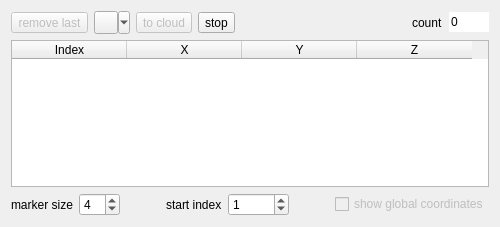
<?xml version="1.0" encoding="UTF-8"?>
<ui version="4.0">
 <class>KMeansDlg</class>
 <widget class="QDialog" name="KMeansDlg">
  <property name="geometry">
   <rect>
    <x>0</x>
    <y>0</y>
    <width>500</width>
    <height>227</height>
   </rect>
  </property>
  <property name="minimumSize">
   <size>
    <width>500</width>
    <height>0</height>
   </size>
  </property>
  <property name="windowTitle">
   <string>KMeans聚类对话框</string>
  </property>
  <layout class="QVBoxLayout" name="verticalLayout">
   <item>
    <layout class="QHBoxLayout" name="horizontalLayout">
     <item>
      <widget class="QToolButton" name="revertToolButton">
       <property name="enabled">
        <bool>false</bool>
       </property>
       <property name="statusTip">
        <string>Remove last entry</string>
       </property>
       <property name="whatsThis">
        <string>Remove last entry</string>
       </property>
       <property name="text">
        <string>remove last</string>
       </property>
       <property name="icon">
        <iconset resource="../icons.qrc">
         <normaloff>:/CC/images/smallReset.png</normaloff>:/CC/images/smallReset.png</iconset>
       </property>
      </widget>
     </item>
     <item>
      <widget class="QToolButton" name="exportToolButton">
       <property name="toolTip">
        <string>export to ASCII file</string>
       </property>
       <property name="statusTip">
        <string>export to ASCII file</string>
       </property>
       <property name="icon">
        <iconset resource="../icons.qrc">
         <normaloff>:/CC/images/ccSave.png</normaloff>:/CC/images/ccSave.png</iconset>
       </property>
       <property name="popupMode">
        <enum>QToolButton::MenuButtonPopup</enum>
       </property>
      </widget>
     </item>
     <item>
      <widget class="QToolButton" name="validToolButton">
       <property name="enabled">
        <bool>false</bool>
       </property>
       <property name="statusTip">
        <string>Convert list to new cloud (and close dialog)</string>
       </property>
       <property name="whatsThis">
        <string>Convert list to new cloud (and close dialog)</string>
       </property>
       <property name="text">
        <string>to cloud</string>
       </property>
       <property name="icon">
        <iconset resource="../icons.qrc">
         <normaloff>:/CC/images/smallValidate.png</normaloff>:/CC/images/smallValidate.png</iconset>
       </property>
      </widget>
     </item>
     <item>
      <widget class="QToolButton" name="cancelToolButton">
       <property name="toolTip">
        <string>Close dialog (list will be lost)</string>
       </property>
       <property name="statusTip">
        <string>Close dialog (list will be lost)</string>
       </property>
       <property name="text">
        <string>stop</string>
       </property>
       <property name="icon">
        <iconset resource="../icons.qrc">
         <normaloff>:/CC/images/smallCancel.png</normaloff>:/CC/images/smallCancel.png</iconset>
       </property>
      </widget>
     </item>
     <item>
      <spacer name="horizontalSpacer_2">
       <property name="orientation">
        <enum>Qt::Horizontal</enum>
       </property>
       <property name="sizeHint" stdset="0">
        <size>
         <width>40</width>
         <height>20</height>
        </size>
       </property>
      </spacer>
     </item>
     <item>
      <widget class="QLabel" name="label_2">
       <property name="text">
        <string>count</string>
       </property>
      </widget>
     </item>
     <item>
      <widget class="QLineEdit" name="countLineEdit">
       <property name="sizePolicy">
        <sizepolicy hsizetype="Fixed" vsizetype="Fixed">
         <horstretch>0</horstretch>
         <verstretch>0</verstretch>
        </sizepolicy>
       </property>
       <property name="maximumSize">
        <size>
         <width>40</width>
         <height>16777215</height>
        </size>
       </property>
       <property name="text">
        <string notr="true">0</string>
       </property>
       <property name="maxLength">
        <number>255</number>
       </property>
       <property name="frame">
        <bool>false</bool>
       </property>
       <property name="readOnly">
        <bool>true</bool>
       </property>
      </widget>
     </item>
    </layout>
   </item>
   <item>
    <widget class="QTableWidget" name="tableWidget">
     <property name="editTriggers">
      <set>QAbstractItemView::NoEditTriggers</set>
     </property>
     <property name="showDropIndicator" stdset="0">
      <bool>false</bool>
     </property>
     <property name="selectionMode">
      <enum>QAbstractItemView::NoSelection</enum>
     </property>
     <attribute name="horizontalHeaderDefaultSectionSize">
      <number>115</number>
     </attribute>
     <attribute name="verticalHeaderDefaultSectionSize">
      <number>18</number>
     </attribute>
     <column>
      <property name="text">
       <string>Index</string>
      </property>
     </column>
     <column>
      <property name="text">
       <string notr="true">X</string>
      </property>
     </column>
     <column>
      <property name="text">
       <string notr="true">Y</string>
      </property>
     </column>
     <column>
      <property name="text">
       <string notr="true">Z</string>
      </property>
     </column>
    </widget>
   </item>
   <item>
    <layout class="QHBoxLayout" name="horizontalLayout_2">
     <item>
      <widget class="QLabel" name="label">
       <property name="text">
        <string>marker size</string>
       </property>
      </widget>
     </item>
     <item>
      <widget class="QSpinBox" name="markerSizeSpinBox">
       <property name="minimum">
        <number>1</number>
       </property>
       <property name="maximum">
        <number>99</number>
       </property>
       <property name="value">
        <number>4</number>
       </property>
      </widget>
     </item>
     <item>
      <spacer name="horizontalSpacer">
       <property name="orientation">
        <enum>Qt::Horizontal</enum>
       </property>
       <property name="sizeHint" stdset="0">
        <size>
         <width>40</width>
         <height>20</height>
        </size>
       </property>
      </spacer>
     </item>
     <item>
      <widget class="QLabel" name="label_3">
       <property name="text">
        <string>start index</string>
       </property>
      </widget>
     </item>
     <item>
      <widget class="QSpinBox" name="startIndexSpinBox">
       <property name="maximum">
        <number>10000</number>
       </property>
       <property name="singleStep">
        <number>1</number>
       </property>
       <property name="value">
        <number>1</number>
       </property>
      </widget>
     </item>
     <item>
      <spacer name="horizontalSpacer_3">
       <property name="orientation">
        <enum>Qt::Horizontal</enum>
       </property>
       <property name="sizeHint" stdset="0">
        <size>
         <width>40</width>
         <height>20</height>
        </size>
       </property>
      </spacer>
     </item>
     <item>
      <widget class="QCheckBox" name="showGlobalCoordsCheckBox">
       <property name="enabled">
        <bool>false</bool>
       </property>
       <property name="toolTip">
        <string>Show global coordinates (instead of shifted ones)</string>
       </property>
       <property name="text">
        <string>show global coordinates</string>
       </property>
      </widget>
     </item>
    </layout>
   </item>
  </layout>
 </widget>
 <resources>
  <include location="../icons.qrc"/>
 </resources>
 <connections/>
</ui>
